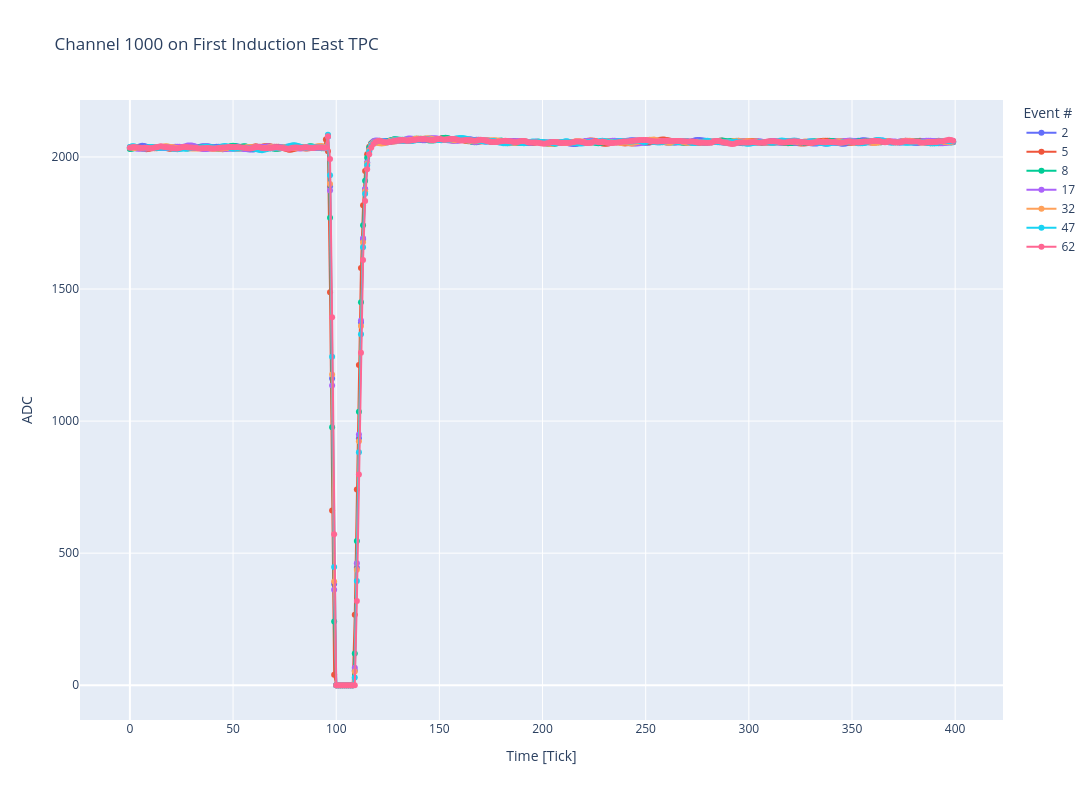

The notebook cell this image was saved under:
### Code cell
channel = 1000
files = []
Event = [2,5,8,17,32,47,62]#,606,735,745,835,1116,1377,1560,1592,1785]
for event in Event:
    files.append(f"/Users/danielcarber/Documents/SBND/Noise Analysis/data/run12614/waveform_{event}.root")

#print(np.median(Waveform_df['Channel_1'][:np.argmax(Waveform_df['Channel_1'])-20]))
fig = make_subplots(rows=1,cols=1)
for f in range(len(files)):
    Waveform_df = {}
    ch_id = 0
    file = uproot.open(files[f])
    raw_rms = file['tpc_noise;1']['UA_plane'].array().to_list()
    for r,rms in tqdm(enumerate(raw_rms)):
        if r%3415 == 0:
            Waveform_df[f'Channel_{ch_id}'] = []
            Waveform_df[f'Channel_{ch_id}'].append(rms)
            ch_id +=1
        else:
            Waveform_df[f'Channel_{ch_id-1}'].append(rms)
    Waveform_df = pd.DataFrame(Waveform_df)
    pulse = Waveform_df[f'Channel_{channel}'][np.argmin(Waveform_df[f'Channel_{channel}'])-100:np.argmin(Waveform_df[f'Channel_{channel}'])+300]
    #plt.scatter(range(300),Waveform_df[f'Channel_650'][np.argmax(Waveform_df['Channel_650'])-150:np.argmax(Waveform_df['Channel_650'])+150] ,alpha = .8,s = 5, label = f"Event {Event[f]}")
    fig.add_trace(go.Scatter(x=list(range(400)),y =pulse,name=f"{Event[f]}",mode = 'markers+lines'),row=1,col=1)
fig.update_layout(height = 800, width = 1200,showlegend = True)
fig.update_layout(
    title=f"Channel {channel} on First Induction East TPC",
    xaxis_title="Time [Tick]",
    yaxis_title="ADC",
    legend_title="Event #",)
#plt.ylim(-100,5000)
#plt.xlim(np.argmax(Waveform_df['Channel_1'])-100,np.argmax(Waveform_df['Channel_1'])+100)
#plt.yscale("log")
#plt.legend(loc = "upper right")
#plt.xlabel("Time [Ticks]")
#plt.ylabel("ADC")
#plt.title("Example Waveform Channel 873")
#plt.show()
fig.show()

### Figure 1 — Plotly figure (JSON) as saved in the notebook; plotly's stock layout.template omitted (floating-point values rounded to 4 significant figures; data arrays with more than 128 entries replaced by an {"elided": "..."} marker saying what was removed)
{"data": [{"mode": "markers+lines", "name": "2", "type": "scatter", "x": {"elided": "400 int values"}, "xaxis": "x", "y": {"elided": "400 int values"}, "yaxis": "y"}, {"mode": "markers+lines", "name": "5", "type": "scatter", "x": {"elided": "400 int values"}, "xaxis": "x", "y": {"elided": "400 int values"}, "yaxis": "y"}, {"mode": "markers+lines", "name": "8", "type": "scatter", "x": {"elided": "400 int values"}, "xaxis": "x", "y": {"elided": "400 int values"}, "yaxis": "y"}, {"mode": "markers+lines", "name": "17", "type": "scatter", "x": {"elided": "400 int values"}, "xaxis": "x", "y": {"elided": "400 int values"}, "yaxis": "y"}, {"mode": "markers+lines", "name": "32", "type": "scatter", "x": {"elided": "400 int values"}, "xaxis": "x", "y": {"elided": "400 int values"}, "yaxis": "y"}, {"mode": "markers+lines", "name": "47", "type": "scatter", "x": {"elided": "400 int values"}, "xaxis": "x", "y": {"elided": "400 int values"}, "yaxis": "y"}, {"mode": "markers+lines", "name": "62", "type": "scatter", "x": {"elided": "400 int values"}, "xaxis": "x", "y": {"elided": "400 int values"}, "yaxis": "y"}], "layout": {"height": 800, "legend": {"title": {"text": "Event #"}}, "showlegend": true, "title": {"text": "Channel 1000 on First Induction East TPC"}, "width": 1200, "xaxis": {"anchor": "y", "domain": [0, 1], "title": {"text": "Time [Tick]"}}, "yaxis": {"anchor": "x", "domain": [0, 1], "title": {"text": "ADC"}}}}
